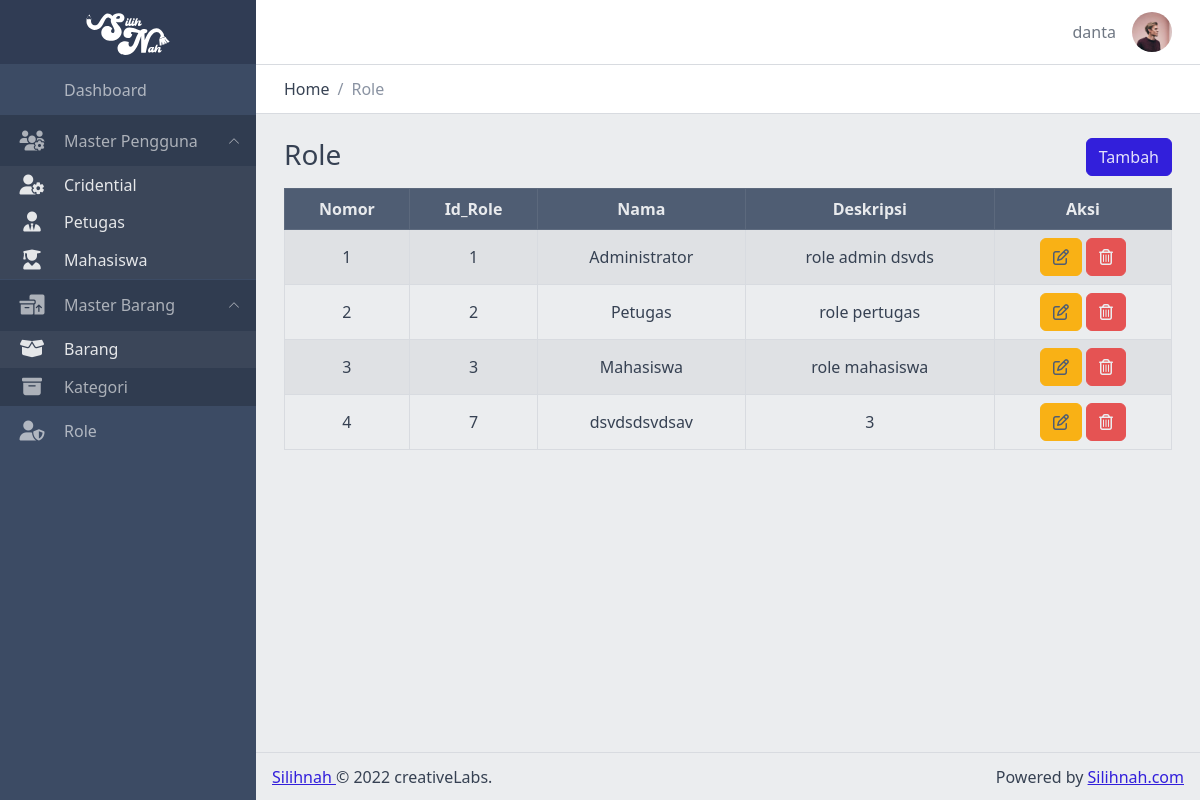
Screenshot of /views/admin/role/ (signed in) with the database file from the repository.
### tables this page shows
CREATE TABLE `role` (
  `id_role` int NOT NULL,
  `nama` varchar(100) NOT NULL,
  `deskripsi` text NOT NULL
);

### functions/connect.php (called while the page is built, shortened)
<?php
class Connect
{
    private $host = 'localhost';
    private $user = 'root';
    private $pass = '';
    private $db = 'silihnah';
    function __construct()
    {
        $this->conn = new mysqli($this->host, $this->user, $this->pass, $this->db);
    }
}

### functions/role.php (called while the page is built, shortened)
<?php
include 'connect.php';
class Role extends Connect
{
    public function getAlldata()
    {
        $query = "SELECT * FROM role";
        $result = mysqli_query($this->conn, $query);
        $data = [];
        while ($row = mysqli_fetch_assoc($result)) {
            $data[] = $row;
        }
        return $data;
    }
}

### views/admin/role/index.php (the view, shortened to what this page needs)
<?php
include '../../../functions/role.php';
$role = new Role();
$data = $role->getAllData();
$title = 'Role';
?>
<?php include('../../templates/header.php'); ?>
<div class="container-fluid">
    <div class="row justify-content-center">
        <div class="col">
            <h3>Role</h3>
        </div>
        <div class="col text-end">
            <button type="button" class="btn btn-primary" data-coreui-toggle="modal" data-coreui-target="#createModal">
                Tambah
            </button>
        </div>
    </div>
</div>
<div class="container-fluid table-responsive">
    <table id="data-table" class="table text-nowrap table-bordered table-striped text-center mt-2 align-middle">
        <thead class="table-dark">
            <tr>
                <th>Nomor</th>
                <th>Id_Role</th>
                <th>Nama</th>
                <th>Deskripsi</th>
                <th>Aksi</th>
            </tr>
        </thead>
        <tbody>
            <?php $no = 1; ?>
            <?php foreach ($data as $row) : ?>
                <tr>
                    <td><?= $no++; ?></td>
                    <td><?= $row['id_role'] ?></td>
                    <td><?= $row['nama'] ?></td>
                    <td><?= $row['deskripsi'] ?></td>
                    <td>
                        <button type="button" class="btn btn-warning text-dark" data-coreui-toggle="modal" data-coreui-target="#editModal<?= $row['id_role'] ?>">
                            <i class="fa-regular fa-pen-to-square"></i>
                        </button>
                        <button type="button" class="btn btn-danger text-light" data-coreui-toggle="modal" data-coreui-target="#deleteModel<?= $row['id_role'] ?>">
                            <i class="fa-regular fa-trash-can"></i>
                        </button>
                    </td>
                </tr>
            <?php endforeach; ?>
        </tbody>
    </table>
</div>
<?php include('../../templates/footer.php'); ?>

### views/templates/header.php (shortened to what this page needs)
<!DOCTYPE html>
<html lang="en">
<head>
    <link rel="stylesheet" href="<?= BASE_URL; ?>/assets/css/vendors/simplebar.css">
    <link rel="stylesheet" href="<?= BASE_URL; ?>/assets/css/style.css">
    <link rel="stylesheet" href="<?= BASE_URL; ?>/assets/css/examples.css">
    <link rel="stylesheet" href="<?= BASE_URL; ?>/assets/css/main.css">
    <link rel="stylesheet" href="<?= BASE_URL; ?>/assets/vendors/simplebar/css/simplebar.css">
    <link rel="stylesheet" href="<?= BASE_URL; ?>/assets/vendors/@coreui/chartjs/css/coreui-chartjs.css">
    <link rel="stylesheet" href="<?= BASE_URL; ?>/assets/fontawesome/css/all.min.css">
    <link rel="stylesheet" href="<?= BASE_URL; ?>/assets/fontawesome/css/regular.min.css">
    <link rel="stylesheet" href="<?= BASE_URL; ?>/assets/fontawesome/css/solid.min.css">
    <link rel="stylesheet" href="<?= BASE_URL; ?>/assets/fontawesome/css/fontawesome.min.css">
    <link rel="stylesheet" href="<?= BASE_URL; ?>/assets/fontawesome/css/brands.min.css">
    <link rel="stylesheet" href="https://cdn.jsdelivr.net/npm/prismjs@1.23.0/themes/prism.css">
</head>
<body>
    <?php include('sidebar.php'); ?>
    <div class="wrapper d-flex flex-column min-vh-100 bg-light">
        <?php include('navbar.php'); ?>
        <div class="body flex-grow-1 px-3">

### views/templates/sidebar.php
<div class="sidebar sidebar-dark sidebar-fixed" id="sidebar">
    <div class="sidebar-brand d-none d-md-flex">
        <img class="sidebar-brand-full" width="118" height="46" src="<?= BASE_URL; ?>/assets/img/silihnah-putih.svg" alt="">
    </div>
    <ul class="sidebar-nav" data-coreui="navigation" data-simplebar="">
        <li class="nav-item">
            <a class="nav-link" href="<?= BASE_URL; ?>">
                <svg class="nav-icon">
                    <use xlink:href="<?= BASE_URL; ?>/assets/vendors/@coreui/icons/svg/free.svg#cil-speedometer"></use>
                </svg> Dashboard
            </a>
        </li>
        <li class="nav-group">
            <a class="nav-link nav-group-toggle" href="#">
                <div class="nav-icon d-flex justify-content-center align-item-center">
                    <i class="fa-solid fa-users-gear"></i>
                </div>
                Master Pengguna
            </a>
            <ul class="nav-group-items compact">
                <li class="nav-item">
                    <a class="nav-link" href="">
                        <div class="nav-icon d-flex justify-content-center align-item-center">
                            <i class="fa-solid fa-user-gear"></i>
                        </div> Cridential
                    </a>
                </li>
                <li class="nav-item">
                    <a class="nav-link" href="">
                        <div class="nav-icon d-flex justify-content-center align-item-center">
                            <i class="fa-solid fa-user-tie"></i>
                        </div> Petugas
                    </a>
                </li>
                <li class="nav-item">
                    <a class="nav-link" href="">
                        <div class="nav-icon d-flex justify-content-center align-item-center">
                            <i class="fa-solid fa-user-graduate"></i>
                        </div> Mahasiswa
                    </a>
                </li>
            </ul>
        </li>
        <li class="nav-group">
            <a class="nav-link nav-group-toggle" href="#">
                <div class="nav-icon d-flex justify-content-center align-item-center">
                    <i class="fa-solid fa-boxes-packing"></i>
                </div>
                Master Barang
            </a>
            <ul class="nav-group-items compact">
                <li class="nav-item">
                    <a class="nav-link" href="">
                        <div class="nav-icon d-flex justify-content-center align-item-center">
                            <i class="fa-solid fa-box-open"></i>
                        </div> Barang
                    </a>
                </li>
                <li class="nav-item">
                    <a class="nav-link" href="<?= BASE_URL; ?>/views/admin/kategori/">
                        <div class="nav-icon d-flex justify-content-center align-item-center">
                            <i class="fa-solid fa-box-archive"></i>
                        </div> Kategori
                    </a>
                </li>
            </ul>
        </li>
        <li class="nav-item">
            <a class="nav-link" href="<?= BASE_URL; ?>/views/admin/role/">
                <div class="nav-icon d-flex justify-content-center align-item-center">
                    <i class="fa-solid fa-user-shield"></i>
                </div>
                Role
            </a>
        </li>
    </ul>
</div>

### views/templates/navbar.php (shortened to what this page needs)
<header class="header header-sticky mb-4">
    <div class="container-fluid">
        <button class="header-toggler px-md-0 me-md-3" type="button" onclick="coreui.Sidebar.getInstance(document.querySelector('#sidebar')).toggle()">
            <svg class="icon icon-lg">
                <use xlink:href="<?= BASE_URL; ?>/assets/vendors/@coreui/icons/svg/free.svg#cil-menu"></use>
            </svg>
        </button>
        <ul class="header-nav ms-3">
            <li class="nav-item">
                <a class="nav-link">
                    <?= $_SESSION['user']['username']; ?>
                </a>
            </li>
            <li class=" nav-item dropdown"><a class="nav-link py-0" data-coreui-toggle="dropdown" href="#" role="button" aria-haspopup="true" aria-expanded="false">
                    <div class="avatar avatar-md"><img class="avatar-img" src="<?= BASE_URL; ?>/assets/img/team-4.jpg" alt="user@email.com"></div>
                </a>
            </li>
        </ul>
    </div>
    <div class="header-divider"></div>
    <div class="container-fluid">
        <nav aria-label="breadcrumb">
            <ol class="breadcrumb my-0 ms-2">
                <li class="breadcrumb-item">
                    <span>Home</span>
                </li>
                <li class="breadcrumb-item active">
                    <span><?= isset($title) ? $title : ''; ?></span>
                </li>
            </ol>
        </nav>
    </div>
</header>

### views/templates/footer.php (shortened to what this page needs)
</div>
<footer class="footer">
    <div><a href="">Silihnah </a>© 2022 creativeLabs.</div>
    <div class="ms-auto">Powered by&nbsp;<a href="">Silihnah.com</a></div>
</footer>
</div>
</body>
</html>

### assets/css/main.css (style rules this page uses)
body { background-color: #e9ecef; }

### rows the page displays
role: id_role "1", nama "Administrator", deskripsi "role admin dsvds"
role: id_role "2", nama "Petugas", deskripsi "role pertugas"
role: id_role "3", nama "Mahasiswa", deskripsi "role mahasiswa"
role: id_role "7", nama "dsvdsdsvdsav", deskripsi "3"

### other values shown
$_SESSION['user']['username'] "danta"
$title "Role"
